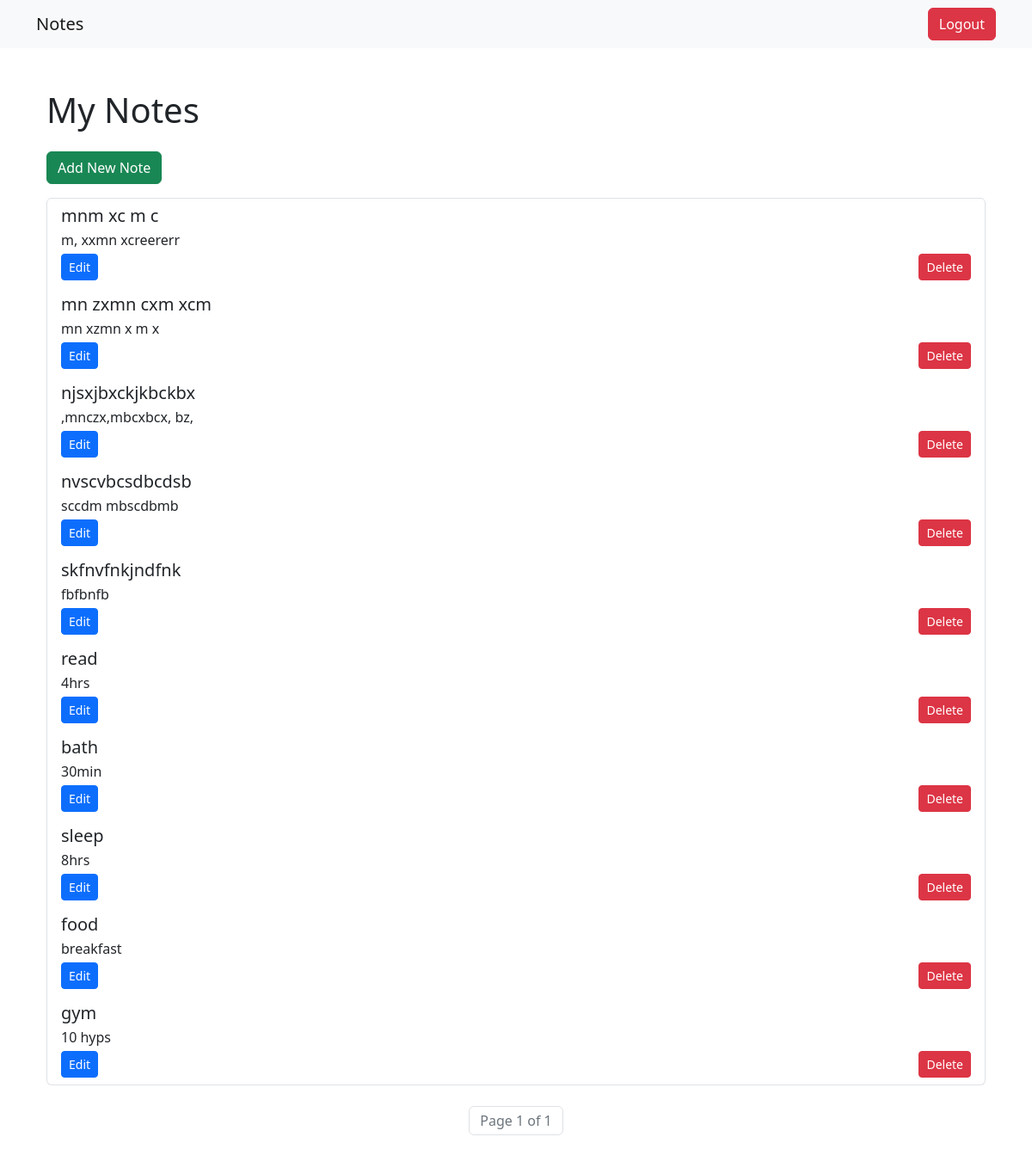
The app's page / (signed in) with its own data.
### notes/models.py (models this page shows, shortened)
class Note(models.Model):
    user = models.ForeignKey(User, on_delete=models.CASCADE)
    title = models.CharField(max_length=100)
    body = models.TextField()
    created_at = models.DateTimeField(auto_now_add=True)

### notes/views.py (the view)
# urls.py: path('', NoteListView.as_view(), name='note-list'),
class NoteListView(LoginRequiredMixin, ListView):
    model = Note
    template_name = 'notes/note_list.html'
    context_object_name = 'notes'
    paginate_by = 10
    def get_queryset(self):
        return Note.objects.filter(user=self.request.user).order_by('-created_at')

### notes/templates/notes/note_list.html (shortened to what this page needs)
{% extends 'base.html' %}
{% block content %}
<div class="container mt-5">
    <h1 class="mb-4">My Notes</h1>
    <div class="mb-3">
        <a href="{% url 'note-create' %}" class="btn btn-success">Add New Note</a>
    </div>
    <ul class="list-group">
        {% for note in notes %}
            <li class="list-group-item list-group-item-action">
                <h5 class="mb-1">{{ note.title }}</h5>
                <p class="mb-1">{{ note.body }}</p>
                <div class="d-flex justify-content-between">
                    <a href="{% url 'note-update' note.pk %}" class="btn btn-primary btn-sm">Edit</a>
                    <a href="{% url 'note-delete' note.pk %}" class="btn btn-danger btn-sm">Delete</a>
                </div>
            </li>
        {% empty %}
            <li class="list-group-item">No notes available.</li>
        {% endfor %}
    </ul>
    <nav aria-label="Page navigation" class="mt-4">
        <ul class="pagination justify-content-center">
            <li class="page-item disabled">
                <span class="page-link">Page {{ page_obj.number }} of {{ page_obj.paginator.num_pages }}</span>
            </li>
        </ul>
    </nav>
</div>
{% endblock %}

### notes/templates/base.html (shortened to what this page needs)
{% load static %}
<!DOCTYPE html>
<html lang="en">
<head>
    <link rel="stylesheet" href="https://maxcdn.bootstrapcdn.com/bootstrap/4.0.0/css/bootstrap.min.css">
    <link rel="stylesheet" href="https://stackpath.bootstrapcdn.com/bootstrap/4.5.2/css/bootstrap.min.css">
    <link href="https://cdn.jsdelivr.net/npm/bootstrap@5.3.0-alpha1/dist/css/bootstrap.min.css" rel="stylesheet">
</head>
<body>
    <nav class="navbar navbar-expand-lg navbar-light bg-light">
        <div class="container">
            <a class="navbar-brand" href="{% url 'note-list' %}">Notes</a>
            <div class="collapse navbar-collapse" id="navbarNav">
                <ul class="navbar-nav ms-auto">
                    {% if user.is_authenticated %}
                        <li class="nav-item">
                            <form method="post" action="{% url 'logout' %}" class="d-inline">
                                <button type="submit" class="btn btn-danger">Logout</button>
                            </form>
                        </li>
                    {% endif %}
                </ul>
            </div>
        </div>
    </nav>
    <div class="container">
        {% block content %}{% endblock %}
    </div>
</body>
</html>

### records on screen
Note: title "mnm xc m c", body "m, xxmn xcreererr"
Note: title "mn zxmn cxm xcm", body "mn xzmn x m x"
Note: title "njsxjbxckjkbckbx", body ",mnczx,mbcxbcx, bz,"
Note: title "nvscvbcsdbcdsb", body "sccdm mbscdbmb"
Note: title "skfnvfnkjndfnk", body "fbfbnfb"
Note: title "read", body "4hrs"
Note: title "bath", body "30min"
Note: title "sleep", body "8hrs"
Note: title "food", body "breakfast"
Note: title "gym", body "10 hyps"

### other values on screen
{{ page_obj.number }} "1"
{{ page_obj.paginator.num_pages }} "1"
